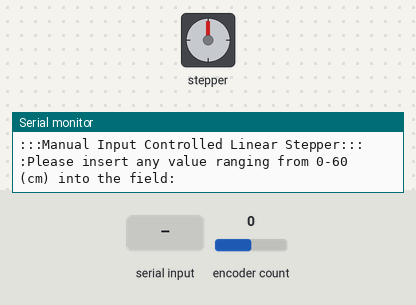
The sketch below on a simulated Arduino Uno, built with avr-gcc and run on an emulated ATmega328P. Shown: stepper motor, the last lines printed to the serial monitor. Wiring (inferred from the names in the program): stepper motor driver (200 steps per turn assumed): step pin 2; direction pin 5. The inputs (shaded band) are chosen by the test bench; at power-on: encoder count 0.

Above: at 1.2 s.
1.3 s: "90,45\n" received over Serial
At 7.9 s:
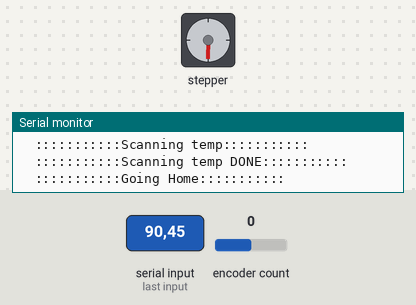
At 15.1 s:
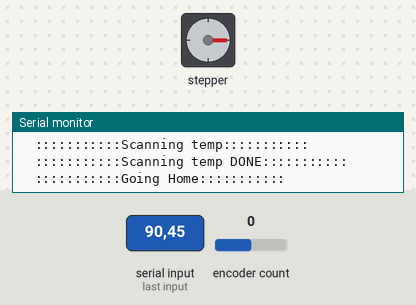
16.3 s: "30,150\n" received over Serial
Timing chart, 0 to 38.4 s (numbered marks = the images above; inputs shaded):
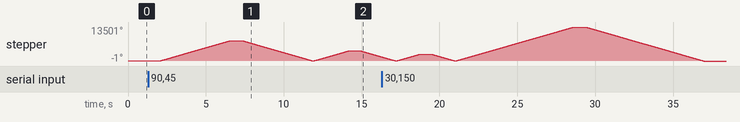

The sketch:

stepper_nema17_basic.ino
```cpp
#include <Encoder.h>
#define DELAY_MICROSEC 500
//#define ENCODER_CONTROL
#define INPUT_CONTROL
int incomingInt = 0; // for incoming serial data

// Stepper Motor X
  Encoder myEnc(12, 13);
  const int stepPin = 2; //X.STEP
  const int dirPin = 5; // X.DIR
 long oldPosition  = -999;
 int x;
 void setup() {
 // Sets the two pins as Outputs
  Serial.begin(115200);
 pinMode(stepPin,OUTPUT);
 pinMode(dirPin,OUTPUT);
  Serial.print("DELAY_MICROSECOND:");
  Serial.println(DELAY_MICROSEC);

  #ifdef INPUT_CONTROL
        Serial.println(":::Manual Input Controlled Linear Stepper:::");
        Serial.println(":Please insert any value ranging from 0-60 (cm) into the field:");

  #endif
 }
 void loop() {

  #ifdef ENCODER_CONTROL
  Serial.println(":::Encoder Controlled Linear Stepper:::");

  long newPosition = myEnc.read() / 2;
  if (newPosition != oldPosition && newPosition > oldPosition) {
    digitalWrite(dirPin,HIGH); // Enables the motor to move in a particular direction
    oldPosition = newPosition;
     // Makes 200 pulses for making one full cycle rotation
     for(x = oldPosition+(x-newPosition); x <= newPosition*200; x++) {
       digitalWrite(stepPin,HIGH);
       delayMicroseconds(DELAY_MICROSEC);
       digitalWrite(stepPin,LOW);
       delayMicroseconds(DELAY_MICROSEC);
     }
  }

  if (newPosition != oldPosition && newPosition < oldPosition) {
    digitalWrite(dirPin,LOW); // Enables the motor to move in a particular direction
    oldPosition = newPosition;
     // Makes 200 pulses for making one full cycle rotation
     for(x = oldPosition+(x-newPosition); x >= newPosition*200; --x) {
       digitalWrite(stepPin,HIGH);
       delayMicroseconds(DELAY_MICROSEC);
       digitalWrite(stepPin,LOW);
       delayMicroseconds(DELAY_MICROSEC);
     }
  }

  #elif defined INPUT_CONTROL

  while (Serial.available() > 0) {
      Serial.println(":::Manual Input Controlled Linear Stepper:::");
      // read the incoming byte:
      incomingInt = Serial.parseInt(); ;
      Serial.print("I received: ");
      Serial.print(incomingInt, DEC);
      Serial.println(" cm");
      int newPosition = map(incomingInt, 0, 60, 0, 3000);
      Serial.print("manual newPosition: ");
      Serial.println(newPosition, DEC);

      if (newPosition != oldPosition && newPosition > oldPosition) {
    digitalWrite(dirPin,HIGH); // Enables the motor to move in a particular direction
    oldPosition = newPosition;
     for(x = oldPosition+(x-newPosition); x <= newPosition; x++) {
       digitalWrite(stepPin,HIGH);
       delayMicroseconds(DELAY_MICROSEC);
       digitalWrite(stepPin,LOW);
       delayMicroseconds(DELAY_MICROSEC);
     }

  }

  Serial.println("\t:::::::::::Scanning temp:::::::::::");
  delay(250);
  Serial.println("\t:::::::::::Scanning temp DONE:::::::::::");
  delay(250);
  Serial.println("\t:::::::::::Going Home:::::::::::");
  delay(250);
  newPosition = 0; // return back after 5 seconds

  if (newPosition != oldPosition && newPosition < oldPosition) {
    digitalWrite(dirPin,LOW); // Enables the motor to move in a particular direction
    oldPosition = newPosition;
     for(x = oldPosition+(x-newPosition); x >= newPosition; --x) {
       digitalWrite(stepPin,HIGH);
       delayMicroseconds(DELAY_MICROSEC);
       digitalWrite(stepPin,LOW);
       delayMicroseconds(DELAY_MICROSEC);
     }
  }
  Serial.println(":Please insert any value ranging from 0-60 (cm) into the field:");


  }
  delay(2000); // master delay in this USER INPUT loop

  #else
  Serial.println(":::Automated Linear Stepper:::");
   digitalWrite(dirPin,HIGH); //Changes the rotations direction
   for(int x = 0; x < 3000; x++) {
   digitalWrite(stepPin,HIGH);
   delayMicroseconds(DELAY_MICROSEC);
   digitalWrite(stepPin,LOW);
   delayMicroseconds(DELAY_MICROSEC);
   }
   delay(1000); // One second delay

   digitalWrite(dirPin,LOW); //Changes the rotations direction
   for(int x = 0; x < 3000; x++) {
   digitalWrite(stepPin,HIGH);
   delayMicroseconds(DELAY_MICROSEC);
   digitalWrite(stepPin,LOW);
   delayMicroseconds(DELAY_MICROSEC);
   }
   delay(1000);
 #endif
 }
```

Measured:
- after the input at 1.3 s, stepper: turns 8101° clockwise in 4.6 s, then 8101° counter-clockwise in 4.6 s, then 4051° clockwise in 2.3 s, then 2413° counter-clockwise in 1.4 s
